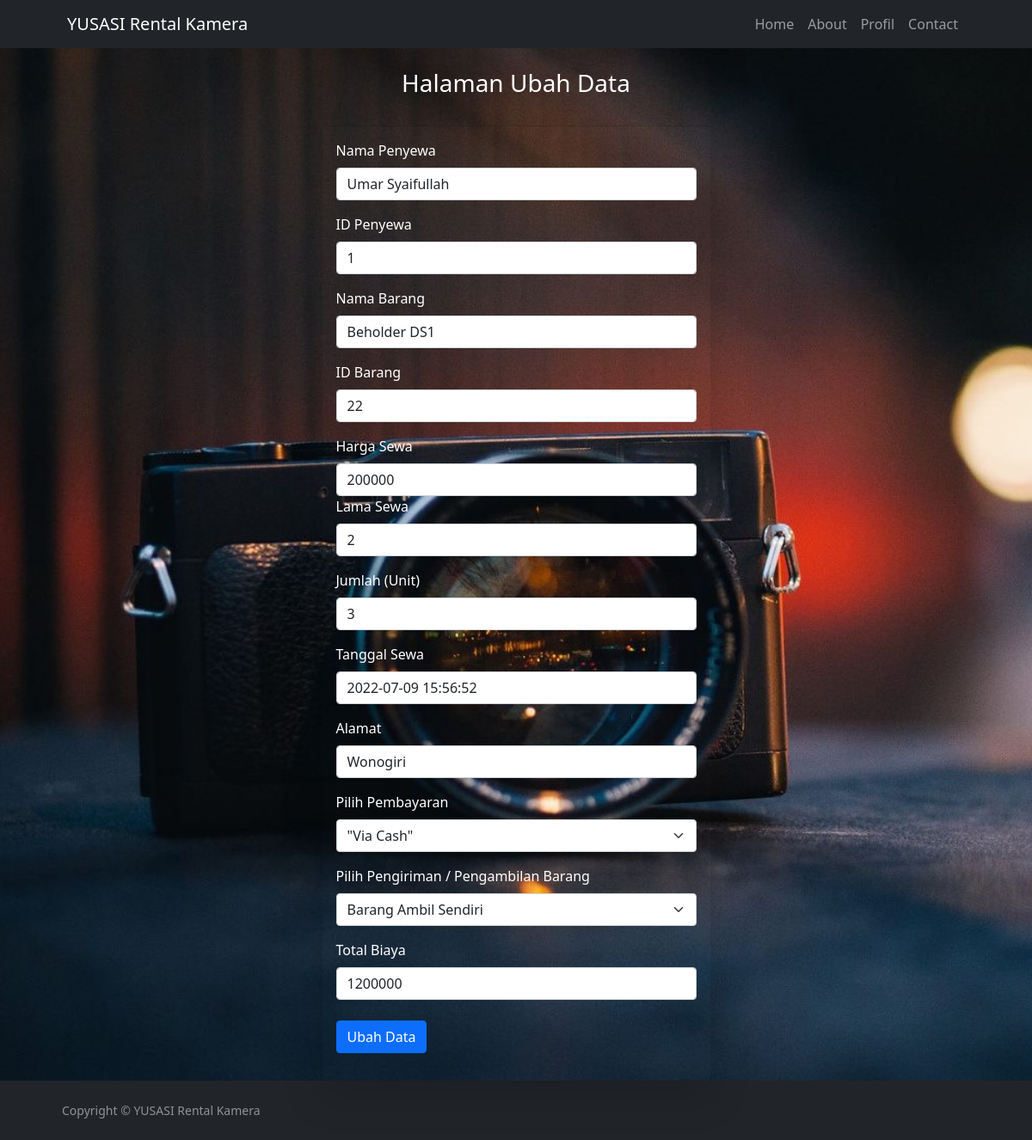
/admin_view/ubah_data/ubah_sewa.php?id=1 (signed in), run on the app's committed database.
### tables this page shows
CREATE TABLE `tb_sewa` (
  `id` int(11) NOT NULL,
  `nama_member` varchar(100) NOT NULL,
  `id_member` int(11) NOT NULL,
  `nama_barang` varchar(100) NOT NULL,
  `id_barang` int(11) NOT NULL,
  `harga_sewa` varchar(100) NOT NULL,
  `lama_sewa` varchar(100) NOT NULL,
  `jumlah` varchar(100) NOT NULL,
  `tanggal_sewa` datetime NOT NULL,
  `alamat` text NOT NULL,
  `pembayaran` varchar(100) NOT NULL,
  `pengiriman` varchar(100) NOT NULL,
  `total_biaya` varchar(100) NOT NULL
);

### functions.php (called while the page is built, shortened)
<?php
$conn = mysqli_connect("localhost", "root", "", "rental_kamera");
function query($query)
{
    global $conn;
    $result = mysqli_query($conn, $query);
    $rows = [];
    while ($row = mysqli_fetch_assoc($result)) {
        $rows[] = $row;
    }
    return $rows;
}

### admin_view/ubah_data/ubah_sewa.php (the view, shortened to what this page needs)
<?php
require '../../functions.php';
$id = $_GET["id"];
$row = query("SELECT * FROM tb_sewa WHERE id = $id")[0];
?>
<!DOCTYPE html>
<html lang="en">
<head>
    <link href="dashboard/css/styles.css" rel="stylesheet" />
    <link href="https://cdn.jsdelivr.net/npm/bootstrap@5.0.1/dist/css/bootstrap.min.css" rel="stylesheet">
</head>
<body>
    <body class="sb-nav-fixed">
        <nav class="sb-topnav navbar navbar-expand navbar-dark bg-dark">
            <nav class="navbar navbar-expand-lg navbar-light fixed-top" id="mainNav">
                <div class="container px-4 px-lg-5">
                    <a class="navbar-brand" href="#page-top">YUSASI Rental Kamera</a>
                    <div class="collapse navbar-collapse" id="navbarResponsive">
                        <ul class="navbar-nav ms-auto">
                            <li class="nav-item">
                                <a class="nav-link" aria-current="page" href="dashboard_admin.php #home">Home</a>
                            </li>
                            <li class="nav-item"><a class="nav-link" href="dashboard_admin.php #about">About</a></li>
                            <li class="nav-item"><a class="nav-link" href="dashboard_admin.php #profil">Profil</a></li>
                            <li class="nav-item"><a class="nav-link" href="dashboard_admin.php #contact">Contact</a></li>
                        </ul>
                    </div>
                </div>
            </nav>
        </nav>
    </body>
    <div id="layoutAuthentication">
        <div id="layoutAuthentication_content">
            <main>
                <div class="container">
                    <div class="row justify-content-center">
                        <div class="col-lg-5">
                            <div class="card shadow-lg border-0 rounded-lg mt-5 bg-transparent">
                                <div class="card-header">
                                    <h3 class="text-center font-weight-light my-4 text-white">Halaman Ubah Data</h3>
                                </div>
                                <div class="card-body text-white">
                                    <form action="" method="POST" enctype="multipart/form-data">
                                        <div class="mb-3">
                                            <label for="nama_member" class="form-label">Nama Penyewa</label>
                                            <input type="text" class="form-control" name="nama_member" for="nama_member" value="<?= $row['nama_member']; ?>">
                                        </div>
                                        <div class="mb-3">
                                            <label for="id_member" class="form-label">ID Penyewa</label>
                                            <input type="text" class="form-control" name="id_member" for="id_member" value="<?= $row['id_member']; ?>">
                                        </div>
                                        <div class="mb-3">
                                            <label for="nama_barang" class="form-label">Nama Barang</label>
                                            <input type="text" class="form-control" name="nama_barang" for="nama_barang" value="<?= $row['nama_barang']; ?>">
                                        </div>
                                        <div class="mb-3">
                                            <label for="id_barang" class="form-label">ID Barang</label>
                                            <input type="text" class="form-control" name="id_barang" for="id_barang" value="<?= $row['id_barang']; ?>">
                                        </div>
                                        <div class="mb-3">
                                            <label for="harga_sewa" class="form-label">Harga Sewa</label>
                                            <input type="text" class="form-control" name="harga_sewa" for="harga_sewa" value="<?= $row['harga_sewa']; ?>">
                                            <div class="mb-3">
                                                <div class="mb-3">
                                                    <label for="lama_sewa" class="form-label">Lama Sewa</label>
                                                    <input type="text" class="form-control" name="lama_sewa" for="lama_sewa" value="<?= $row['lama_sewa']; ?>">
                                                </div>
                                                <div class="mb-3">
                                                    <label for="jumlah" class="form-label">Jumlah (Unit)</label>
                                                    <input type="text" class="form-control" name="jumlah" for="jumlah" value="<?= $row['jumlah']; ?>">
                                                </div>
                                                <div class="mb-3">
                                                    <label for="tanggal_sewa" class="form-label">Tanggal Sewa</label>
                                                    <input type="text" class="form-control" name="tanggal_sewa" for="tanggal_sewa" value="<?= $row['tanggal_sewa']; ?>">
                                                </div>
                                                <div class="mb-3">
                                                    <label for="alamat" class="form-label">Alamat</label>
                                                    <input type="text" class="form-control" name="alamat" for="alamat" value="<?= $row['alamat']; ?>">
                                                </div>
                                                <div class="mb-3">
                                                    <label for="pembayaran" class="form-label">Pilih Pembayaran</label>
                                                    <select class="form-select" type="text" name="pembayaran" id="pembayaran" for="pembayaran" aria-label="Default select example">
                                                        <option selected>"<?= $row['pembayaran']; ?>"</option>
                                                    </select>
                                                </div>
                                                <div class="mb-3">
                                                    <label for="pengiriman" class="form-label">Pilih Pengiriman / Pengambilan Barang</label>
                                                    <select class="form-select" type="text" name="pengiriman" id="pengiriman" for="pengiriman" aria-label="Default select example">
                                                        <option selected><?= $row['pengiriman']; ?></option>
                                                    </select>
                                                </div>
                                                <div class="mb-3">
                                                    <label for="total_biaya" class="form-label">Total Biaya</label>
                                                    <input type="text" class="form-control" name="total_biaya" id="total_biaya" value="<?= $row['total_biaya']; ?>">
                                                </div>
                                                <div class="d-flex align-items-center justify-content-between mt-4 mb-0">
                                                    <button class="btn btn-primary" button type="submit" name="submit">Ubah Data</button>
                                                </div>
                                    </form>
                                </div>
                            </div>
                        </div>
                    </div>
                </div>
        </div>
    </div>
    <div id="layoutAuthentication_footer">
        <footer class="py-4 bg-dark mt-auto">
            <div class="container-fluid px-4">
                <div class="d-flex align-items-center">
                    <footer class="footer bg-black small text-center text-white-50">
                        <div class="container px-4 px-lg-5">Copyright &copy; YUSASI Rental Kamera</div>
                    </footer>
                </div>
            </div>
        </footer>
    </div>
</body>
</html>

### admin_view/ubah_data/ubah_sewa.php (style rules this page uses)
label { display: block; }
#layoutAuthentication { background-image: url("../../dashboard/p.jpg"); background-size: cover; }

### data on the page
tb_sewa: nama_member "Umar Syaifullah", id_member "1", nama_barang "Beholder DS1", id_barang "22", harga_sewa "200000", lama_sewa "2", jumlah "3", tanggal_sewa "2022-07-09 15:56:52", alamat "Wonogiri", pengiriman "Barang Ambil Sendiri", total_biaya "1200000"
